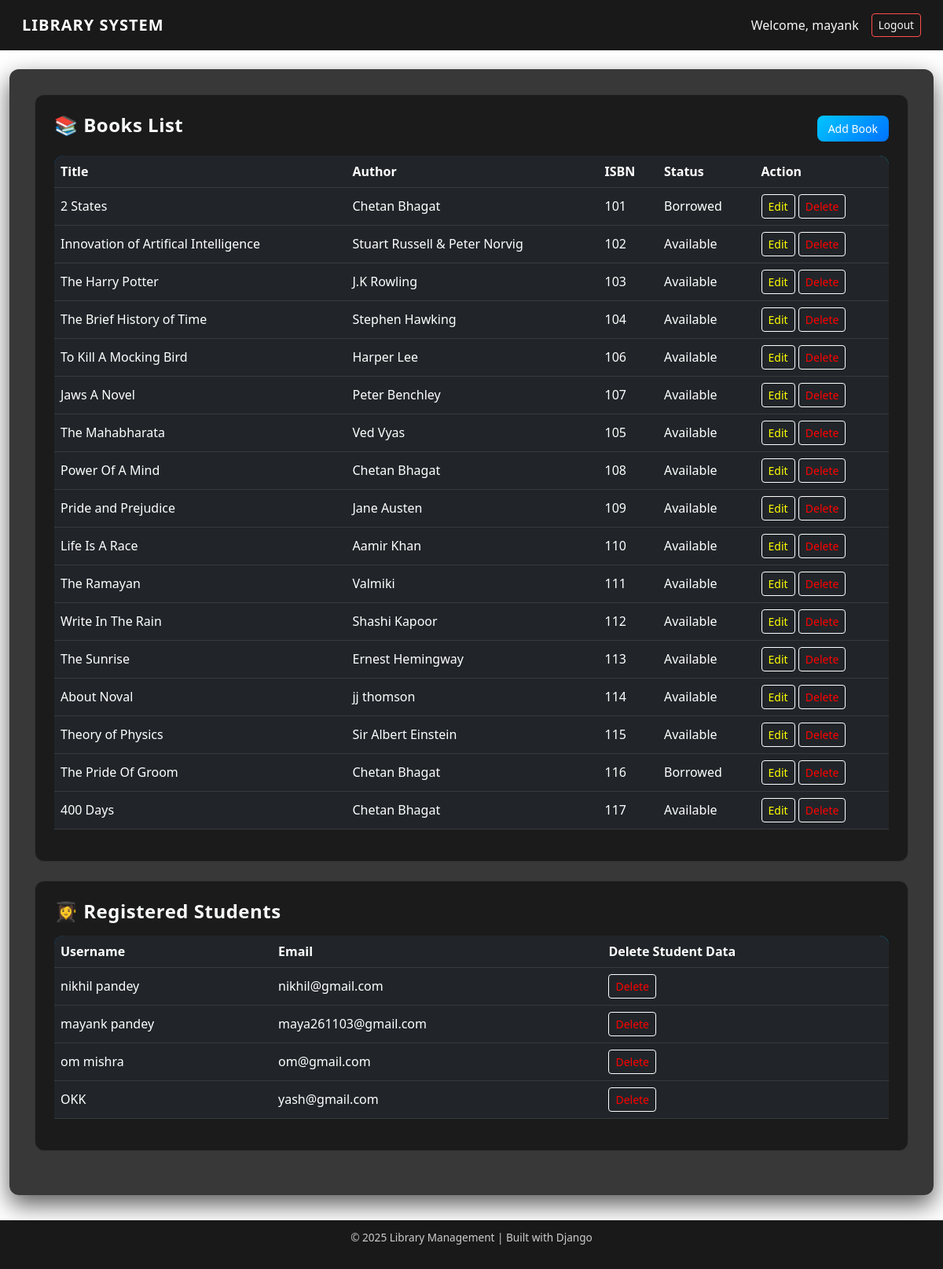
The page /admin-dashboard/ (signed in) on the database as committed earlier.
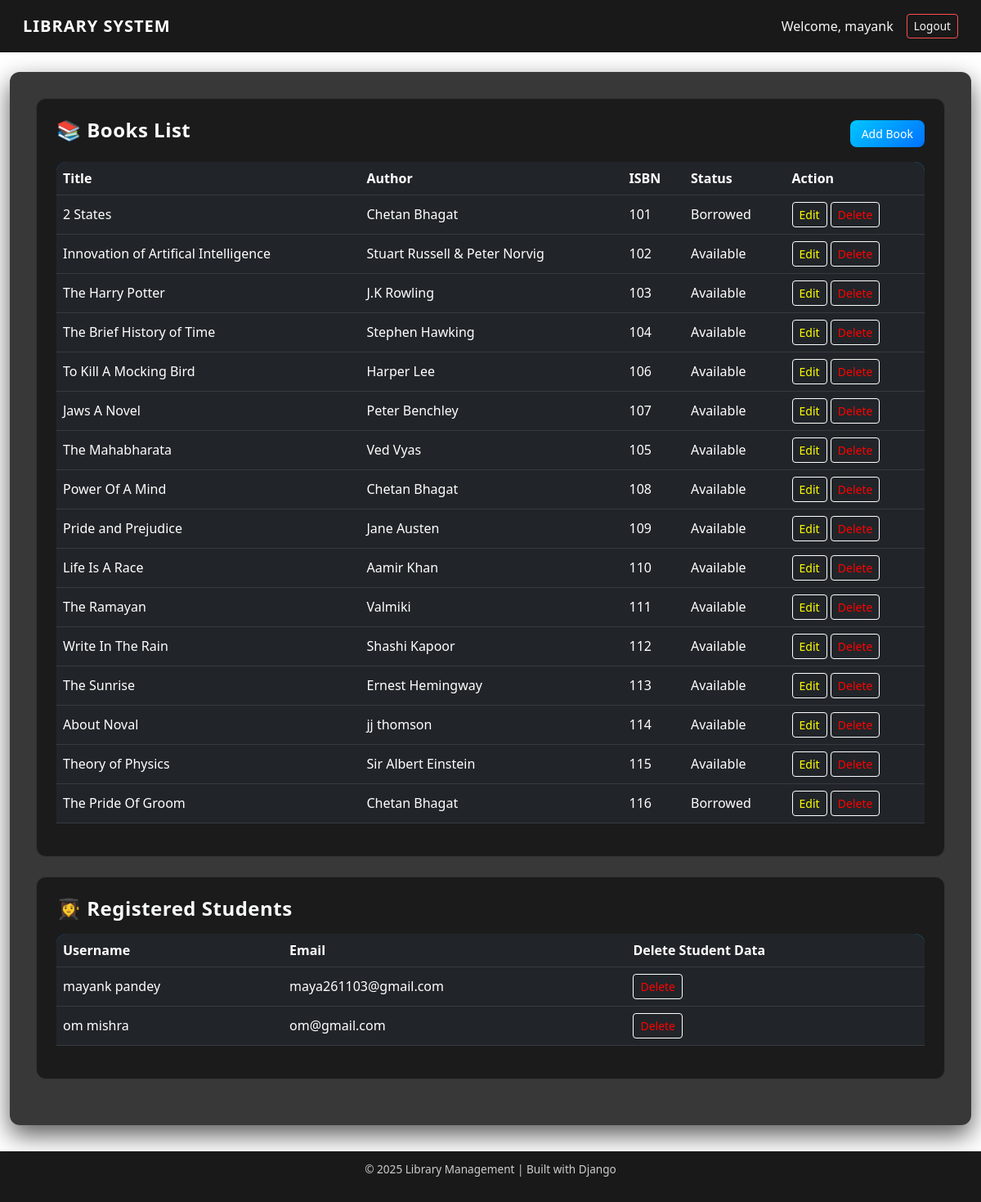
The same page on the database as committed later.
### library/models.py (models this page shows, shortened)
class User(AbstractUser):
    is_admin = models.BooleanField(default=False)
    is_student = models.BooleanField(default=False)

class Book(models.Model):
    title = models.CharField(max_length=200)
    author = models.CharField(max_length=100)
    isbn = models.CharField(max_length=13, unique=True)
    status = models.BooleanField(default=True)
    added_date = models.DateTimeField(auto_now_add=True)
    image = models.CharField(max_length=100, blank=True, null=True)

### library/views.py (the view)
# urls.py: path('admin-dashboard/', views.admin_dashboard, name='admin_dashboard'),
@login_required
def admin_dashboard(request):
    if not request.user.is_admin:
        return redirect('home')
    books = Book.objects.all()
    students = User.objects.filter(is_student=True)  # ✅ All registered students
    return render(request, 'admin/admin_dashboard.html', {'books': books, 'students': students})

### library/templates/admin/admin_dashboard.html (shortened to what this page needs)
{% extends 'base.html' %}
{% block content %}
<div class="card p-4 mb-4 custom-card">
    <div class="d-flex justify-content-between align-items-center mb-3">
        <h4 class="text-light">📚 Books List</h4>
        <a href="{% url 'add_book' %}" class="btn btn-glow btn-sm" style="text-decoration: none;">Add Book</a>
    </div>
    <div class="table-responsive">
        <table class="table table-dark table-hover align-middle custom-table">
            <thead>
                <tr>
                    <th>Title</th>
                    <th>Author</th>
                    <th>ISBN</th>
                    <th>Status</th>
                    <th>Action</th>
                </tr>
            </thead>
            <tbody>
                {% for book in books %}
                <tr>
                    <td>{{ book.title }}</td>
                    <td>{{ book.author }}</td>
                    <td>{{ book.isbn }}</td>
                    <td>{{ book.status|yesno:"Available,Borrowed" }}</td>
                    <td>
                        <a href="{% url 'update_book' book.id %}" class="btn btn-glow-warning btn-sm" style="text-decoration: none; color: yellow; border: 1px solid white;">Edit</a>
                        <a href="{% url 'delete_book' book.id %}" class="btn btn-glow-danger btn-sm" style="text-decoration: none; color: red; border: 1px solid white;">Delete</a>
                    </td>
                </tr>
                {% endfor %}
            </tbody>
        </table>
    </div>
</div>
<div class="card p-4 mb-4 custom-card">
    <h4 class="text-light mb-3">👩‍🎓 Registered Students</h4>
    <div class="table-responsive">
        <table class="table table-dark table-hover align-middle custom-table">
            <thead>
                <tr>
                    <th>Username</th>
                    <th>Email</th>
                    <th>Delete Student Data</th>
                </tr>
            </thead>
            <tbody>
                {% for student in students %}
                <tr>
                    <td>{{ student.username }}</td>
                    <td>{{ student.email }}</td>
                    <td>
                        <a href="{% url 'delete_student' student.id %}"
                           class="btn btn-glow-danger btn-sm" style="text-decoration: none; color: red; border: 1px solid white;">Delete</a>
                    </td>
                </tr>
                {% empty %}
                <tr>
                    <td colspan="3" class="text-center text-muted">No students registered</td>
                </tr>
                {% endfor %}
            </tbody>
        </table>
    </div>
</div>
{% endblock %}

### library/templates/base.html (shortened to what this page needs)
<!DOCTYPE html>
<html lang="en">
<head>
    <link href="https://cdn.jsdelivr.net/npm/bootstrap@5.3.0/dist/css/bootstrap.min.css" rel="stylesheet">
</head>
<body>
    <nav class="navbar navbar-expand-lg mb-4">
        <div class="container">
            <a class="navbar-brand" href="/" >LIBRARY SYSTEM</a>
            <div class="ms-auto d-flex align-items-center">
                {% if user.is_authenticated %}
                    <span class="me-3">Welcome, {{ user.username }}</span>
                    <a href="{% url 'logout' %}" class="btn btn-danger btn-sm" style="text-decoration: none;">Logout</a>
                {% endif %}
            </div>
        </div>
    </nav>
    <div class="container">
        <div class="content-container">
            {% block content %}
            {% endblock %}
        </div>
    </div>
    <footer>
        <p>&copy; 2025 Library Management | Built with Django</p>
    </footer>
</body>
</html>

### library/templates/base.html (style rules this page uses)
:root { --primary: #00b894; --secondary: #00c6ff; --danger: #ff4d4d; --dark-bg: rgba(0, 0, 0, 0.78); --glass-bg: rgba(0, 0, 0, 0.6); --text-light: #f5f5f5; --text-muted: #bbbbbb; --radius: 12px; --transition: all 0.3s ease; }
body { min-height: 100vh; background: url('https://www.pixel-studios.com/blog/wp-content/uploads/2018/12/012.jpg') no-repeat center center fixed; background-size: cover; font-family: 'Segoe UI', system-ui, sans-serif; color: var(--text-light); }
.container { max-width: 1200px; }
.navbar { background: rgba(0, 0, 0, 0.9); backdrop-filter: blur(6px); padding: 0.75rem 1rem; }
.navbar-brand { font-weight: 600; letter-spacing: 1px; color: white; }
.nav-link, .navbar .btn { color: var(--text-light) !important; }
.navbar .btn { font-size: 0.85rem; }
.content-container { background: var(--dark-bg); padding: clamp(1.2rem, 3vw, 2rem); border-radius: var(--radius); box-shadow: 0 12px 30px rgba(0, 0, 0, 0.65); margin-bottom: 2rem; }
h1, h2, h3, h4 { font-weight: 600; letter-spacing: 0.5px; }
a { color: var(--primary); text-decoration: none; }
::placeholder { color: var(--text-muted); font-style: italic; }
.btn-danger { background: transparent; border: 1px solid var(--danger); color: var(--danger); }
.custom-card { background: #1b1b1b; border: 1px solid #333; border-radius: var(--radius); overflow: hidden; transition: var(--transition); height: 100%; }
.table-responsive { border-radius: var(--radius); overflow-x: auto; }
.custom-table thead { background: linear-gradient(135deg, #0072ff, #00c6ff); color: #fff; }
.btn-glow { background: linear-gradient(135deg, #00c6ff, #0072ff); border: none; border-radius: 8px; color: #fff; padding: 6px 14px; transition: var(--transition); }
footer { background: rgba(0, 0, 0, 0.9); text-align: center; padding: 0.8rem; font-size: 0.85rem; color: #ccc; }

Rows that differ between the two databases and show on the page:
removed Book: title "400 Days", author "Chetan Bhagat", isbn "117", status "Available"
removed User: username "nikhil pandey", email "nikhil@gmail.com"
removed User: username "OKK", email "yash@gmail.com"
